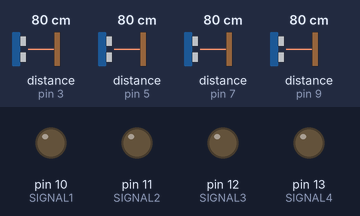
Bench run of a sketch on a simulated Arduino Uno, built with avr-gcc and run on an emulated ATmega328P. Shown: output pins drawn as LEDs (lit = HIGH). Wiring (inferred from the names in the program): 4 × ultrasonic range finder: trigger pin 2, echo pin 3 / trigger pin 4, echo pin 5 / trigger pin 6, echo pin 7 / trigger pin 8, echo pin 9. Inputs (shaded band) come from the test bench; at power-on: distance to the obstacle (sensors on pin 3, pin 5, pin 7, pin 9) 80 cm. The echo pulse lasts 58.3 µs per cm; pins used as bus, display or sensor lines are not drawn; what the sketch prints to the serial monitor is not drawn.

Above: at 1.2 s.
1.3 s: distance to the obstacle (sensor on pin 3) set to 18 cm
2.8 s: distance to the obstacle (sensor on pin 3) set to 14 cm
At 3.8 s:
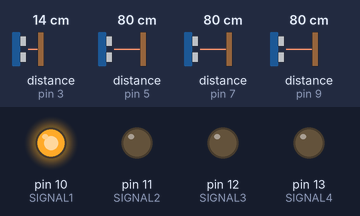
4.3 s: distance to the obstacle (sensor on pin 5) set to 17 cm
5.8 s: distance to the obstacle (sensor on pin 5) set to 14 cm
At 6.8 s:
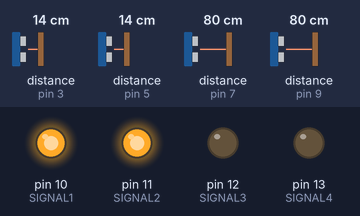
7.5 s: distance to the obstacle (sensor on pin 7) set to 17 cm
9.0 s: distance to the obstacle (sensor on pin 7) set to 14 cm
At 9.7 s:
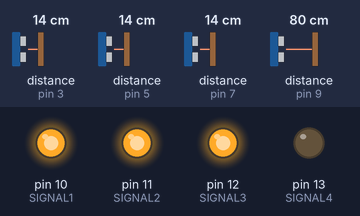
Timing chart, 0 to 11.6 s (numbered marks = the images above; inputs shaded):
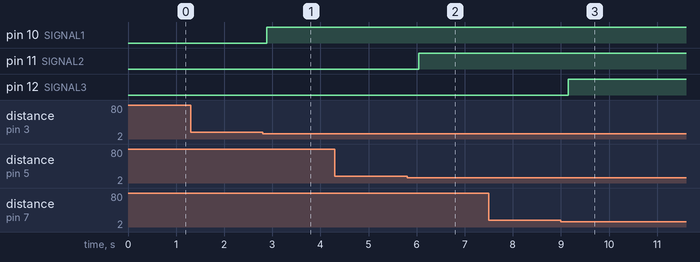

The sketch:

TestSieuAm.ino
```cpp
#define TRIG1 2
#define ECHO1 3
#define TRIG2 4
#define ECHO2 5
#define TRIG3 6
#define ECHO3 7
#define TRIG4 8
#define ECHO4 9

#define SIGNAL1 10
#define SIGNAL2 11
#define SIGNAL3 12
#define SIGNAL4 13

long readDistance(int trig, int echo) {
  digitalWrite(trig, LOW);
  delayMicroseconds(2);
  digitalWrite(trig, HIGH);
  delayMicroseconds(10);
  digitalWrite(trig, LOW);
  long duration = pulseIn(echo, HIGH, 30000);  // timeout 30ms
  long distance = duration * 0.034 / 2;
  return distance;
}

void setup() {
  Serial.begin(115200);

  pinMode(TRIG1, OUTPUT); pinMode(ECHO1, INPUT);
  pinMode(TRIG2, OUTPUT); pinMode(ECHO2, INPUT);
  pinMode(TRIG3, OUTPUT); pinMode(ECHO3, INPUT);
  pinMode(TRIG4, OUTPUT); pinMode(ECHO4, INPUT);

  pinMode(SIGNAL1, OUTPUT);
  pinMode(SIGNAL2, OUTPUT);
  pinMode(SIGNAL3, OUTPUT);
  pinMode(SIGNAL4, OUTPUT);

  digitalWrite(SIGNAL1, LOW);
  digitalWrite(SIGNAL2, LOW);
  digitalWrite(SIGNAL3, LOW);
  digitalWrite(SIGNAL4, LOW);
}

void loop() {
  long d1 = readDistance(TRIG1, ECHO1);
  long d2 = readDistance(TRIG2, ECHO2);
  long d3 = readDistance(TRIG3, ECHO3);
  long d4 = readDistance(TRIG4, ECHO4);

  if (d1 > 0 && d1 < 15) {
    Serial.print("📏 Cảm biến 1: "); Serial.print(d1); Serial.println(" cm");
  }
  if (d2 > 0 && d2 < 15) {
    Serial.print("📏 Cảm biến 2: "); Serial.print(d2); Serial.println(" cm");
  }
  if (d3 > 0 && d3 < 15) {
    Serial.print("📏 Cảm biến 3: "); Serial.print(d3); Serial.println(" cm");
  }
  if (d4 > 0 && d4 < 15) {
    Serial.print("📏 Cảm biến 4: "); Serial.print(d4); Serial.println(" cm");
  }

  digitalWrite(SIGNAL1, (d1 > 0 && d1 < 15) ? HIGH : LOW);
  digitalWrite(SIGNAL2, (d2 > 0 && d2 < 15) ? HIGH : LOW);
  digitalWrite(SIGNAL3, (d3 > 0 && d3 < 15) ? HIGH : LOW);
  digitalWrite(SIGNAL4, (d4 > 0 && d4 < 15) ? HIGH : LOW);

  delay(300);
}
```

Measured:
- the behaviour switches between 16 and 15 cm on distance to the obstacle (sensor on pin 3) (found by bisection; images 0 and 1)
- the behaviour switches between 16 and 15 cm on distance to the obstacle (sensor on pin 5) (found by bisection; images 1 and 2)
- the behaviour switches between 16 and 15 cm on distance to the obstacle (sensor on pin 7) (found by bisection; images 2 and 3)
- after the input at 1.3 s, every drawn part: stays the same
- after the input at 2.8 s, pin 10 (SIGNAL1): LOW → HIGH after 0.09 s
- after the input at 4.3 s, every drawn part: stays the same
- after the input at 5.8 s, pin 11 (SIGNAL2): LOW → HIGH after 0.24 s
- after the input at 7.5 s, every drawn part: stays the same
- after the input at 9.0 s, pin 12 (SIGNAL3): LOW → HIGH after 0.16 s
